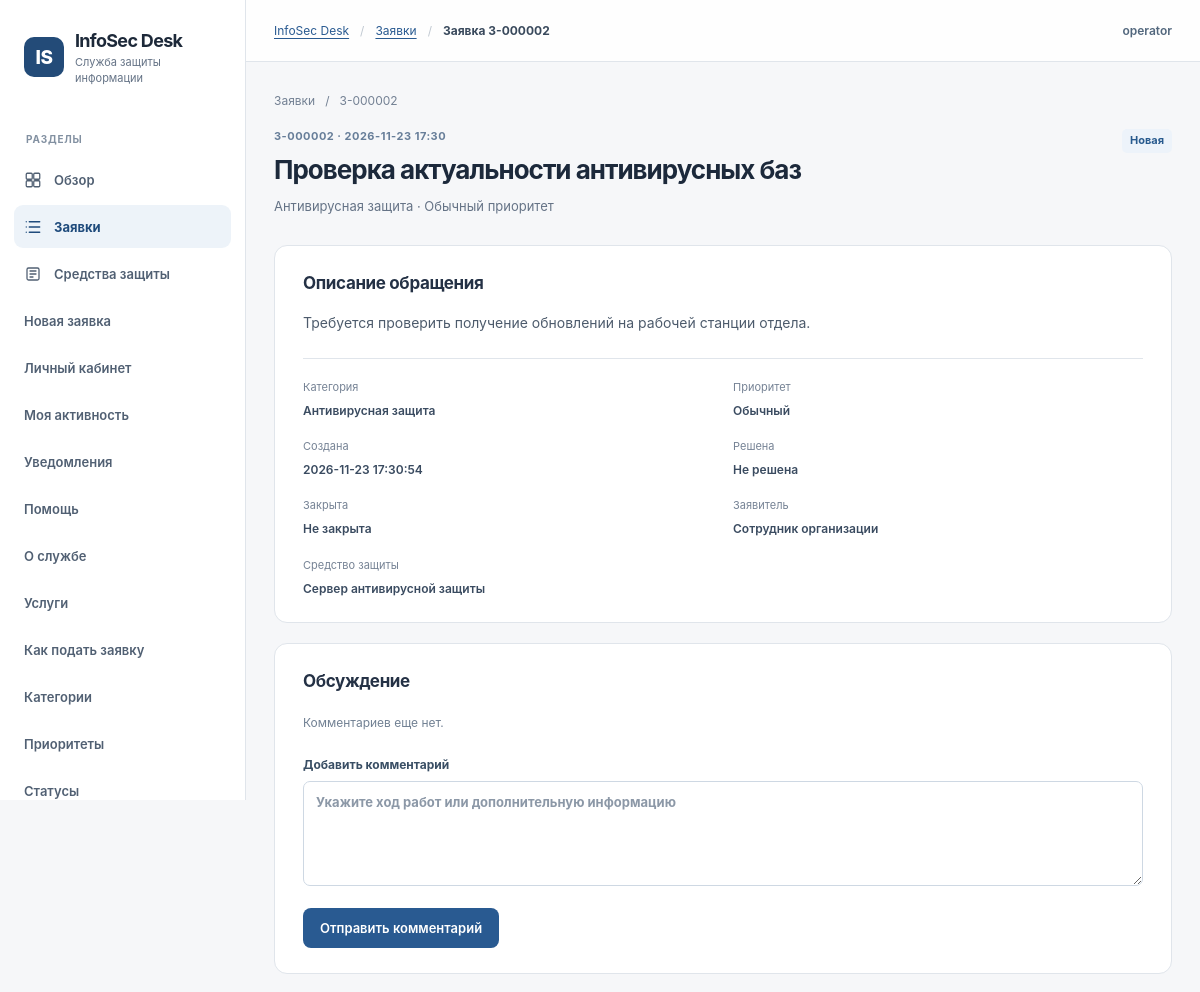
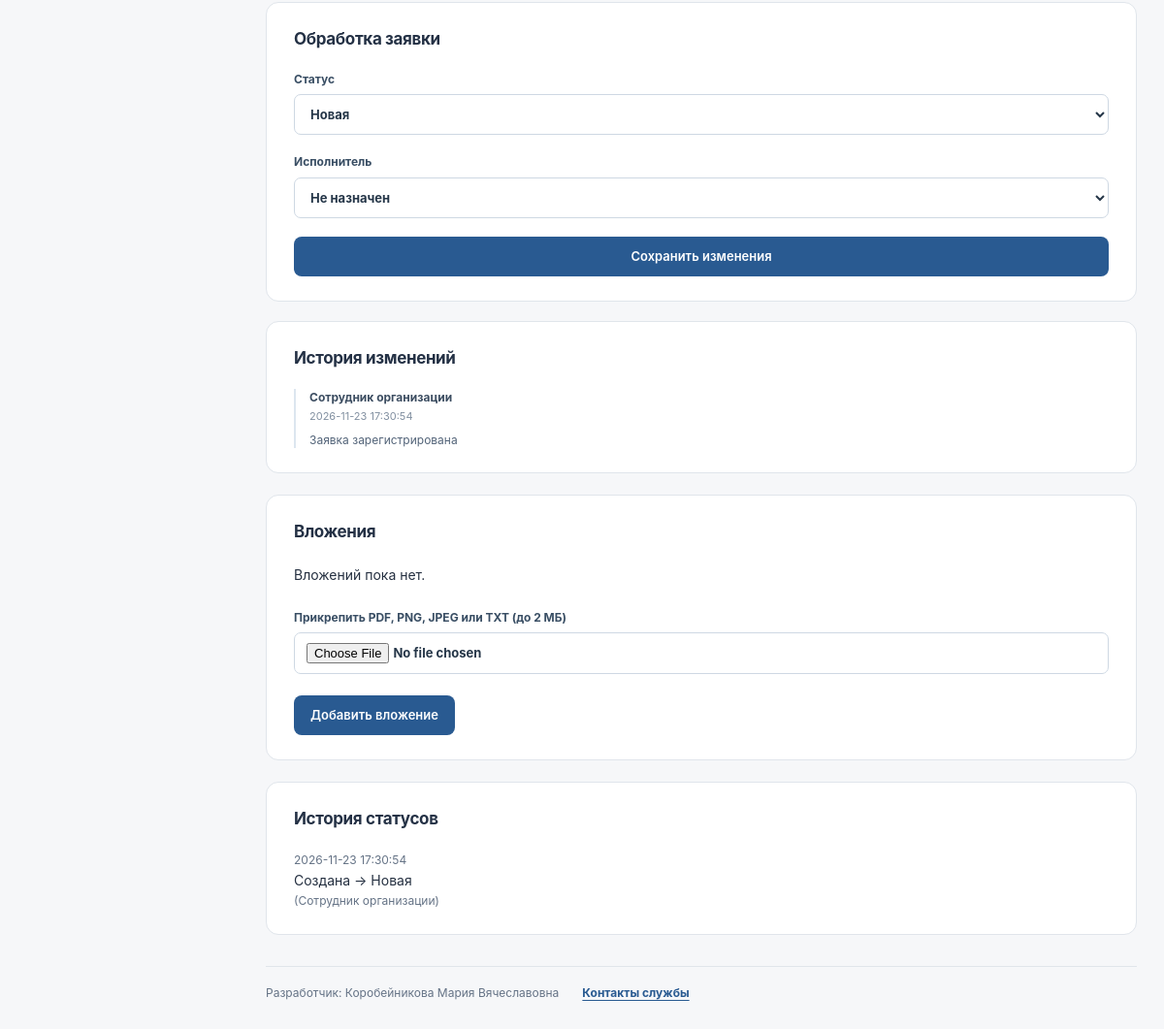
The app's page /tickets/2 (signed in) with its own data (2 pictures, top to bottom).
### tables this page shows
CREATE TABLE users (
    id INTEGER PRIMARY KEY,
    username TEXT NOT NULL UNIQUE COLLATE NOCASE,
    full_name TEXT NOT NULL,
    password_hash TEXT NOT NULL,
    role TEXT NOT NULL CHECK (role IN ('requester', 'operator', 'admin')),
    active INTEGER NOT NULL DEFAULT 1 CHECK (active IN (0, 1)),
    created_at TEXT NOT NULL DEFAULT (datetime('now'))
);

CREATE TABLE tickets (
    id INTEGER PRIMARY KEY,
    title TEXT NOT NULL,
    description TEXT NOT NULL,
    category TEXT NOT NULL CHECK (category IN
       ('access', 'antivirus', 'network', 'crypto', 'backup', 'other')),
    priority TEXT NOT NULL CHECK (priority IN ('low', 'normal', 'high', 'critical')),
    status TEXT NOT NULL DEFAULT 'new' CHECK (status IN
       ('new', 'in_progress', 'on_hold', 'resolved', 'closed')),
    asset_id INTEGER REFERENCES assets(id) ON DELETE RESTRICT,
    author_id INTEGER NOT NULL REFERENCES users(id) ON DELETE RESTRICT,
    assignee_id INTEGER REFERENCES users(id) ON DELETE SET NULL,
    created_at TEXT NOT NULL DEFAULT (datetime('now')),
    updated_at TEXT NOT NULL DEFAULT (datetime('now')),
    closed_at TEXT,
    resolved_at TEXT,
    due_at TEXT
);

CREATE TABLE assets (
    id INTEGER PRIMARY KEY,
    inventory_no TEXT NOT NULL UNIQUE,
    name TEXT NOT NULL,
    location TEXT NOT NULL,
    protection_class TEXT NOT NULL,
    description TEXT NOT NULL DEFAULT '',
    active INTEGER NOT NULL DEFAULT 1 CHECK (active IN (0, 1)),
    created_at TEXT NOT NULL DEFAULT (datetime('now'))
);

CREATE TABLE audit_events (
    id INTEGER PRIMARY KEY,
    actor_id INTEGER REFERENCES users(id) ON DELETE SET NULL,
    ticket_id INTEGER REFERENCES tickets(id) ON DELETE SET NULL,
    action TEXT NOT NULL,
    details TEXT NOT NULL DEFAULT '',
    created_at TEXT NOT NULL DEFAULT (datetime('now'))
);

CREATE TABLE ticket_status_history (
 id INTEGER PRIMARY KEY, ticket_id INTEGER NOT NULL REFERENCES tickets(id) ON DELETE CASCADE,
 actor_id INTEGER REFERENCES users(id) ON DELETE SET NULL,
 old_status TEXT, new_status TEXT NOT NULL,
 occurred_at TEXT NOT NULL DEFAULT (datetime('now'))
);

### src/infosec_desk/web.py (the view)
    @app.get("/tickets/<int:ticket_id>")
    def ticket_page(ticket_id):
        user = require_user()
        details = service.get_ticket(db_path, user, ticket_id)
        if details is None:
            abort(404)
        ticket, comments, events = details
        assignees = [x for x in service.users(db_path) if x["active"] and x["role"] != "requester"]
        return show(
            "ticket_detail.html",
            f"Заявка З-{ticket_id:06d}",
            ticket=ticket,
            comments=comments,
            events=events,
            assignees=assignees,
            transitions=service.TRANSITIONS[ticket["status"]],
            attachments=service.list_attachments(db_path, ticket_id),
            history=service.status_history(db_path, ticket_id),
        )

### src/infosec_desk/db.py (called while the page is built)
def connect(path: str | Path) -> sqlite3.Connection:
    db = sqlite3.connect(str(path), timeout=10)
    db.row_factory = sqlite3.Row
    db.execute("PRAGMA foreign_keys = ON")
    db.execute("PRAGMA busy_timeout = 5000")
    return db

### src/infosec_desk/security.py (called while the page is built)
def new_csrf_token() -> str:
    return secrets.token_urlsafe(32)

### src/infosec_desk/service.py (called while the page is built)
def find_user(db_path, user_id):
    with connect(db_path) as db:
        row = db.execute(
            "SELECT id,username,full_name,role,active FROM users WHERE id=?", (user_id,)
        ).fetchone()
    return dict(row) if row and row["active"] else None

def users(db_path):
    with connect(db_path) as db:
        return [
            dict(row)
            for row in db.execute(
                "SELECT id,username,full_name,role,active FROM users ORDER BY full_name"
            )
        ]

def _ticket_select():
    return (
        "SELECT t.*, a.name AS asset_name, u.full_name AS author_name,\n"
        "        s.full_name AS assignee_name FROM tickets t\n"
        "        JOIN users u ON t.author_id=u.id\n"
        "        LEFT JOIN users s ON t.assignee_id=s.id\n"
        "        LEFT JOIN assets a ON t.asset_id=a.id"
    )

def list_attachments(db_path, ticket_id):
    with connect(db_path) as db:
        return [
            dict(x)
            for x in db.execute(
                (
                    "SELECT id,ticket_id,author_id,filename,mime_type,uploaded_at FROM "
                    "ticket_attachments WHERE ticket_id=? ORDER BY id"
                ),
                (ticket_id,),
            )
        ]

def status_history(db_path, ticket_id):
    with connect(db_path) as db:
        return [
            dict(x)
            for x in db.execute(
                (
                    "SELECT h.*,u.full_name actor_name FROM ticket_status_history h LEFT JOIN"
                    " users u ON u.id=h.actor_id WHERE h.ticket_id=? ORDER BY h.id DESC"
                ),
                (ticket_id,),
            )
        ]

def get_settings(db_path):
    with connect(db_path) as db:
        settings = {
            r["setting_key"]: r["setting_value"]
            for r in db.execute("SELECT * FROM application_settings")
        }
    return {
        "help_email": settings.get("help_email", "Уточняется у администратора"),
        "office_hours": settings.get("office_hours", "Пн-Пт, 09:00-18:00"),
        "site_title": settings.get("site_title", "InfoSec Desk"),
    }

### src/infosec_desk/templates/ticket_detail.html (shortened to what this page needs)
{% extends "base.html" %}
{% block content %}
<nav class="breadcrumbs" aria-label="Хлебные крошки"><a href="/tickets">Заявки</a><span aria-hidden="true">/</span><span>{{ ticket.id | ticket_no }}</span></nav>
<div class="page-head">
  <div><p class="section-label">{{ ticket.id | ticket_no }} · {{ ticket.created_at[:16] }}</p><h1>{{ ticket.title }}</h1><p class="page-description">{{ categories[ticket.category] }} · {{ priorities[ticket.priority] }} приоритет</p></div>
  <span class="badge badge-{{ ticket.status }}">{{ statuses[ticket.status] }}</span>
</div>
<div class="details-grid">
  <div class="details-column">
    <section class="panel" aria-labelledby="description-title"><div class="panel-body"><h2 id="description-title">Описание обращения</h2>
      <p class="description">{{ ticket.description }}</p>
      <div class="info-grid">
        <div><small>Категория</small><strong>{{ categories[ticket.category] }}</strong></div>
        <div><small>Приоритет</small><strong class="priority priority-{{ ticket.priority }}">{{ priorities[ticket.priority] }}</strong></div>
        <div><small>Создана</small><strong>{{ ticket.created_at }}</strong></div>
        <div><small>Решена</small><strong>{{ ticket.resolved_at or 'Не решена' }}</strong></div>
        <div><small>Закрыта</small><strong>{{ ticket.closed_at or 'Не закрыта' }}</strong></div>
        <div><small>Заявитель</small><strong>{{ ticket.author_name }}</strong></div>
        <div><small>Средство защиты</small><strong>{{ ticket.asset_name or 'Не указано' }}</strong></div>
      </div>
    </div></section>
    <section class="panel" aria-labelledby="discussion-title"><div class="panel-body"><h2 id="discussion-title">Обсуждение</h2>
      <div class="history">{% for item in comments %}
        <div class="timeline-item"><div class="timeline-item-header"><strong>{{ item.author_name }}</strong><small>{{ item.created_at }}</small></div><p>{{ item.body }}</p></div>
      {% else %}<p class="section-note">Комментариев еще нет.</p>{% endfor %}</div>
      <form action="/tickets/{{ ticket.id }}/comments" method="post" class="stack comment-form">
        <label for="comment-body">Добавить комментарий<textarea id="comment-body" name="body" rows="3" minlength="2" maxlength="2000" required placeholder="Укажите ход работ или дополнительную информацию"></textarea></label>
        <div class="form-actions"><button class="primary" type="submit">Отправить комментарий</button></div>
      </form>
    </div></section>
  </div>
  <div class="details-column">
    {% if user.role != 'requester' %}
    <section class="panel" aria-labelledby="ticket-control-title"><div class="panel-body"><h2 id="ticket-control-title" class="panel-title">Обработка заявки</h2>
      <form method="post" action="/tickets/{{ ticket.id }}/update" class="stack">
        <label for="new-status">Статус<select id="new-status" name="status"><option value="{{ ticket.status }}">{{ statuses[ticket.status] }}</option></select></label>
        <label for="new-assignee">Исполнитель<select id="new-assignee" name="assignee_id"><option value="">Не назначен</option></select></label>
        <button class="primary" type="submit">Сохранить изменения</button>
      </form>
    </div></section>
    {% endif %}
    <section class="panel" aria-labelledby="ticket-history-title"><div class="panel-body"><h2 id="ticket-history-title">История изменений</h2>
      <div class="history">{% for event in events %}
        <div class="history-entry"><strong>{{ event.actor_name or 'Система' }}</strong><time>{{ event.created_at }}</time><p>{{ event.details }}</p></div>
      {% else %}<p class="section-note">Изменений пока нет.</p>{% endfor %}</div>
    </div></section>
  </div>
</div>
<section class="panel" aria-labelledby="attachments-title">
  <div class="panel-body">
    <h2 id="attachments-title" class="panel-title">Вложения</h2>
    <ul class="content-list">{% for a in attachments %}
      <li><a class="text-link" href="/attachments/{{ a.id }}">{{ a.filename }}</a>
        <span class="muted small">{{ a.uploaded_at }}</span></li>
    {% else %}<li>Вложений пока нет.</li>{% endfor %}</ul>
    <form class="stack attachment-form" action="/tickets/{{ ticket.id }}/attachments" method="post" enctype="multipart/form-data">
      <label for="ticket-attachment">Прикрепить PDF, PNG, JPEG или TXT (до 2 МБ)
        <input id="ticket-attachment" type="file" name="attachment" accept=".pdf,.png,.jpg,.jpeg,.txt" required>
      </label>
      <div class="form-actions"><button class="primary" type="submit">Добавить вложение</button></div>
    </form>
  </div>
</section>
<section class="panel" aria-labelledby="status-history-title">
  <div class="panel-body">
    <h2 id="status-history-title" class="panel-title">История статусов</h2>
    <ul class="content-list">{% for h in history %}
      <li><span class="muted small">{{ h.occurred_at }}</span>
        {{ statuses[h.old_status] if h.old_status else 'Создана' }} → {{ statuses[h.new_status] }}
        <span class="muted small">({{ h.actor_name or 'система' }})</span></li>
    {% else %}<li>Переходов статуса пока нет.</li>{% endfor %}</ul>
  </div>
</section>
{% endblock %}

### src/infosec_desk/templates/base.html (shortened to what this page needs)
<!DOCTYPE html>
<html lang="ru">
<head>
  <link rel="stylesheet" href="/static/style.css?v=4">
</head>
<body>
<div class="layout">
  <aside class="sidebar" aria-label="Навигация">
    <a class="brand" href="/public/overview" aria-label="InfoSec Desk, на главную">
      <span class="brand-mark" aria-hidden="true">IS</span>
      <span><strong>InfoSec Desk</strong><small>Служба защиты информации</small></span>
    </a>
    <div class="sidebar-label">Разделы</div>
    <nav class="menu" aria-label="Главное меню">
      {% if user %}
      <a href="/" class="{{ 'active' if request.path == '/' else '' }}" {% if request.path == '/' %}aria-current="page"{% endif %}>
        Обзор
      </a>
      <a href="/tickets" class="{{ 'active' if request.path.startswith('/tickets') else '' }}" {% if request.path.startswith('/tickets') %}aria-current="page"{% endif %}>
        <svg class="menu-icon" aria-hidden="true" viewBox="0 0 24 24" fill="none" stroke="currentColor" stroke-width="1.7" stroke-linecap="round" stroke-linejoin="round"><path d="M7 5h14M7 12h14M7 19h14"/><path d="M3 5h.01M3 12h.01M3 19h.01"/></svg>
        Заявки
      </a>
      <a href="/assets" class="{{ 'active' if request.path == '/assets' else '' }}" {% if request.path == '/assets' %}aria-current="page"{% endif %}>
        <svg class="menu-icon" aria-hidden="true" viewBox="0 0 24 24" fill="none" stroke="currentColor" stroke-width="1.7" stroke-linecap="round" stroke-linejoin="round"><rect x="4" y="4" width="16" height="16" rx="2"/><path d="M8 8h8M8 12h8M8 16h4"/></svg>
        Средства защиты
      </a>
      <a href="/tickets/new">Новая заявка</a>
      <a href="/profile">Личный кабинет</a>
      <a href="/my-activity">Моя активность</a>
      <a href="/notifications">Уведомления</a>
      <a href="/my-help">Помощь</a>
      {% endif %}
      <a href="/public/overview">О службе</a>
      <a href="/public/services">Услуги</a>
      <a href="/public/submit">Как подать заявку</a>
      <a href="/public/categories">Категории</a>
      <a href="/public/priorities">Приоритеты</a>
      <a href="/public/status">Статусы</a>
    </nav>
  </aside>
  <main class="content" id="main-content">
    <header class="topbar">
      <nav class="topbar-path" aria-label="Хлебные крошки">
        <a href="/public/overview">InfoSec Desk</a><span class="topbar-divider">/</span>
        {% if user and request.path.startswith('/tickets/') %}
        <a href="/tickets">Заявки</a><span class="topbar-divider">/</span>
        {% endif %}
        <strong aria-current="page">{{ title }}</strong>
      </nav>
      <div class="topbar-account">
        <span class="topbar-user">{{ user.username if user else 'Гость' }}</span>
      </div>
    </header>
    <div class="page">
      {% block content %}{% endblock %}
      <footer class="site-footer">
        <span>Разработчик: Коробейникова Мария Вячеславовна</span>
        <a href="/public/contacts">Контакты службы</a>
      </footer>
    </div>
  </main>
</div>
</body>
</html>

### records on screen
users: username "operator"
tickets: id|ticket_no "З-000002", created_at "2026-11-23 17:30", title "Проверка актуальности антивирусных баз", category "Антивирусная защита", priority "Обычный", status "Новая", description "Требуется проверить получение обновлений на рабочей станции отдела.", created_at "2026-11-23 17:30:54"
users: author_name "Сотрудник организации"
assets: name "Сервер антивирусной защиты"
audit_events: full_name "Сотрудник организации", created_at "2026-11-23 17:30:54", details "Заявка зарегистрирована"
ticket_status_history: occurred_at "2026-11-23 17:30:54", statuses "Создана", new_status "Новая", full_name "Сотрудник организации"

### other values on screen
{{ title }} "Заявка З-000002"
{{ ticket.resolved_at or 'Не решена' }} "Не решена"
{{ ticket.closed_at or 'Не закрыта' }} "Не закрыта"
